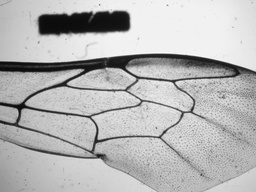
#> input picture TRAIN/004 Osmia lignaria f right 4x.jpg, 256 x 192 px, shrunk from 2048 x 1536 before the run; its folder holds only this picture in this run
$ jupyter execute --allow-errors Hugo_tests.ipynb   (shell and % lines are left out)
#> lines starting #> are read from the running program, lines starting #| are printed output that depends on the picture; after the words box and inside, x2 and y2 are one past the last pixel; in counts of white or black regions, pixels touching at a corner belong together
[cell 1]
import numpy as np
import imageio
import cv2 as cv2
import matplotlib.pyplot as plt
import glob
import skimage
from skimage.filters import (threshold_otsu, threshold_niblack,
                             threshold_sauvola)

[cell 2]
train_imgs = np.array([np.array(imageio.imread(filename)) for filename in glob.glob('data/TRAIN/*.jpg')])
# Load one image and CSV from TEST
test_img = imageio.imread('data/TEST/01_inf.jpg')
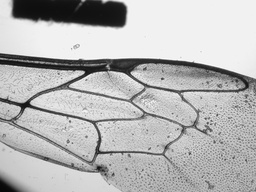
#> input picture TEST/01_inf.jpg, 256 x 192 px, shrunk from 2048 x 1536 before the run, found by its file name
#> test_img is the input picture: shape (192, 256, 3); min 6, max 255, mean 182.4
#> (the rest of this cell did not finish here and is left out)

[cell 3]
# Draw points from CSV on the image
def draw_points(img, points):
    img_copy = img.copy()
    for point in points:
        cv2.circle(img_copy,(int(point[1]), int(point[0])), 20, (255,255,0), -1)
    return img_copy

# Preprocessing

[cell 4]
#im = cv2.imread('../TEST/0_inf.jpg')
im = train_imgs[0]
#> im is the input picture: shape (192, 256, 3); min 7, max 255, mean 182.2
img = cv2.cvtColor(im, cv2.COLOR_BGR2GRAY)
img.shape, img.dtype
plt.imshow(img, cmap='gray')

[cell 5]
for i in range(20):
    blur = cv2.GaussianBlur(img,(5,5),0)
    img = blur
#> this loop made 20 passes
#> pass 1, `blur = cv2.GaussianBlur(img,(5,5),0)`:
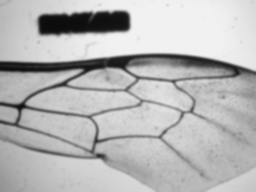
#> blur: shape (192, 256); min 12, max 242, mean 182.2
#> pass 3, `blur = cv2.GaussianBlur(img,(5,5),0)`:
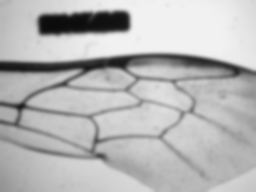
#> blur: shape (192, 256); min 12, max 241, mean 182.2
#> after the loop:
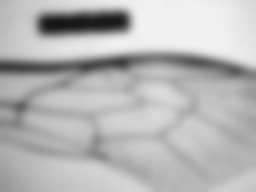
#> img: shape (192, 256); min 20, max 241, mean 182.4
plt.imshow(blur, cmap='gray')

[cell 6]
window_size = 159
threshold_val = threshold_sauvola(img, window_size=window_size)
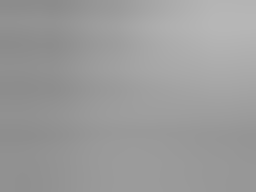
#> threshold_val: shape (192, 256) float64; min 140.2, max 183, mean 156
bin_img = (img > threshold_val).astype(np.uint8)
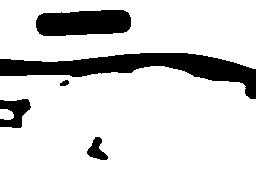
#> bin_img: shape (192, 256); values 0 (black) and 1 (white), 84.9% white; 5 black regions, box (x1, y1, x2, y2) and area: (0, 53, 256, 99) 4448, (36, 10, 131, 36) 2119, (0, 99, 31, 128) 565, (87, 137, 108, 160) 260, (60, 80, 69, 86) 39
plt.imshow(bin_img, cmap = 'gray')

# Connected Components

[cell 7]
import skimage.morphology

all_labels = skimage.measure.label(1 - skimage.morphology.remove_small_objects((1 - bin_img).astype(bool),min_size=5000))
#> all_labels: shape (192, 256) int64; every value is 1
plt.imshow(all_labels)

[cell 8]
kernel = np.ones((5,5), np.uint8)
img_dilate = cv2.dilate(all_labels.astype(np.uint8), kernel, iterations=3)
#> img_dilate: shape (192, 256); every value is 1
plt.imshow(img_dilate)

# Keypoint Detection

[cell 9]
def intersect(img):
    height, width = img.shape
#> height = 192; width = 256
    step = 60
    points = []
    for i in range(0, height-step, 1):
        for j in range(0, width-step, 1):
            colors = set()
            if img[i][j] == 0:
              for k in range(i, i+step):
                  for l in range(j, j+step):
                      pixel = img[k][l]
                      if pixel not in colors:
                          colors.add(pixel)
              if len(colors) >= 4:
                  points.append((i, j))
#> after the loop, points = []
    return points

[cell 10]
points = intersect(all_labels)
#> points = []
print(points)

[cell 11]
plt.imshow(draw_points(img, points))

# Process all

[cell 12]
fig=plt.figure(figsize=(16, 30))
#bin_imgs = []
for i in range(train_imgs.shape[0]):
    print(i)
    img_gray = cv2.cvtColor(train_imgs[i].copy(), cv2.COLOR_BGR2GRAY)
    #print(img_gray.shape)
    for j in range(20):
        blur = cv2.GaussianBlur(img_gray,(5,5),0)
        img_gray = blur

    threshold_val = threshold_sauvola(img_gray, window_size=window_size)
    binarized = (img_gray > threshold_val).astype(np.uint8)
    #bin_imgs.append(binarized)
    #bin_imgs[i] = binarized
    fig.add_subplot(8, 4, i+1)
    plt.imshow(binarized, cmap='gray')
plt.show()
